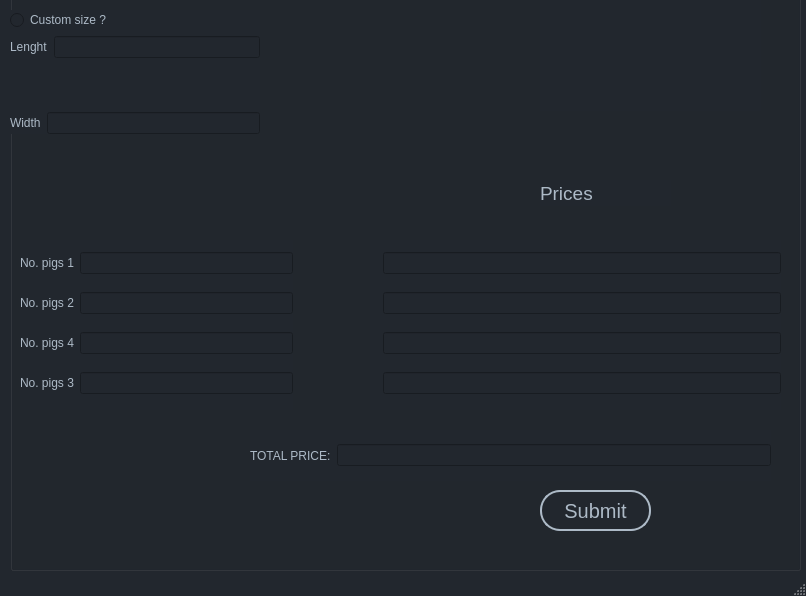
<?xml version="1.0" encoding="UTF-8"?>
<ui version="4.0">
 <class>CreateWindow</class>
 <widget class="QMainWindow" name="CreateWindow">
  <property name="geometry">
   <rect>
    <x>0</x>
    <y>0</y>
    <width>806</width>
    <height>596</height>
   </rect>
  </property>
  <property name="windowTitle">
   <string>MainWindow</string>
  </property>
  <property name="styleSheet">
   <string notr="true">QMainWindow {background: #22272E;}</string>
  </property>
  <widget class="QWidget" name="centralwidget">
   <property name="styleSheet">
    <string notr="true">QWidget { background: #22272E;}</string>
   </property>
   <widget class="QGroupBox" name="groupBox">
    <property name="geometry">
     <rect>
      <x>10</x>
      <y>-20</y>
      <width>791</width>
      <height>591</height>
     </rect>
    </property>
    <property name="title">
     <string/>
    </property>
    <widget class="QLabel" name="label_16">
     <property name="geometry">
      <rect>
       <x>530</x>
       <y>200</y>
       <width>131</width>
       <height>26</height>
      </rect>
     </property>
     <property name="font">
      <font>
       <pointsize>14</pointsize>
      </font>
     </property>
     <property name="styleSheet">
      <string notr="true">QLabel { color: #ADBAC7;}</string>
     </property>
     <property name="text">
      <string>Prices</string>
     </property>
    </widget>
    <widget class="QWidget" name="layoutWidget_5">
     <property name="geometry">
      <rect>
       <x>240</x>
       <y>450</y>
       <width>521</width>
       <height>51</height>
      </rect>
     </property>
     <layout class="QHBoxLayout" name="horizontalLayout_total_price">
      <item>
       <widget class="QLabel" name="label_17">
        <property name="styleSheet">
         <string notr="true">QLabel { color: #ADBAC7;}</string>
        </property>
        <property name="text">
         <string>TOTAL PRICE:</string>
        </property>
       </widget>
      </item>
      <item>
       <widget class="QLineEdit" name="lineEdit_total_price"/>
      </item>
     </layout>
    </widget>
    <widget class="QLabel" name="label">
     <property name="geometry">
      <rect>
       <x>530</x>
       <y>20</y>
       <width>221</width>
       <height>111</height>
      </rect>
     </property>
     <property name="text">
      <string/>
     </property>
     <property name="pixmap">
      <pixmap resource="../resources.qrc">:/assets/cute_pig_bun35.png</pixmap>
     </property>
    </widget>
    <widget class="QWidget" name="layoutWidget">
     <property name="geometry">
      <rect>
       <x>0</x>
       <y>30</y>
       <width>250</width>
       <height>124</height>
      </rect>
     </property>
     <layout class="QVBoxLayout" name="verticalLayout_Size_CORE">
      <item>
       <widget class="QRadioButton" name="radioButton">
        <property name="styleSheet">
         <string notr="true">QRadioButton { color: #ADBAC7;}</string>
        </property>
        <property name="text">
         <string>Custom size ?</string>
        </property>
       </widget>
      </item>
      <item>
       <layout class="QVBoxLayout" name="verticalLayout_sizes">
        <item>
         <layout class="QFormLayout" name="formLayout">
          <item row="0" column="0">
           <widget class="QLabel" name="label_lenght">
            <property name="styleSheet">
             <string notr="true">QLabel { color: #ADBAC7;}</string>
            </property>
            <property name="text">
             <string>Lenght</string>
            </property>
           </widget>
          </item>
          <item row="0" column="1">
           <widget class="QLineEdit" name="lineEdit_lenght"/>
          </item>
         </layout>
        </item>
        <item>
         <layout class="QHBoxLayout" name="horizontalLayout">
          <item>
           <widget class="QLabel" name="label_width">
            <property name="styleSheet">
             <string notr="true">QLabel { color: #ADBAC7;}</string>
            </property>
            <property name="text">
             <string>Width</string>
            </property>
           </widget>
          </item>
          <item>
           <widget class="QLineEdit" name="lineEdit_width"/>
          </item>
         </layout>
        </item>
       </layout>
      </item>
     </layout>
    </widget>
    <widget class="QWidget" name="layoutWidget_2">
     <property name="geometry">
      <rect>
       <x>10</x>
       <y>260</y>
       <width>273</width>
       <height>170</height>
      </rect>
     </property>
     <layout class="QVBoxLayout" name="verticalLayout_Pigs_types">
      <item>
       <layout class="QHBoxLayout" name="horizontalLayout_pig1">
        <item>
         <widget class="QLabel" name="label_3">
          <property name="styleSheet">
           <string notr="true">QLabel { color: #ADBAC7;}</string>
          </property>
          <property name="text">
           <string>No. pigs 1</string>
          </property>
         </widget>
        </item>
        <item>
         <widget class="QLineEdit" name="lineEdit_3"/>
        </item>
       </layout>
      </item>
      <item>
       <layout class="QHBoxLayout" name="horizontalLayout_pig2">
        <item>
         <widget class="QLabel" name="label_4">
          <property name="styleSheet">
           <string notr="true">QLabel { color: #ADBAC7;}</string>
          </property>
          <property name="text">
           <string>No. pigs 2</string>
          </property>
         </widget>
        </item>
        <item>
         <widget class="QLineEdit" name="lineEdit_4"/>
        </item>
       </layout>
      </item>
      <item>
       <layout class="QHBoxLayout" name="horizontalLayout_pig3">
        <item>
         <widget class="QLabel" name="label_6">
          <property name="styleSheet">
           <string notr="true">QLabel { color: #ADBAC7;}</string>
          </property>
          <property name="text">
           <string>No. pigs 4</string>
          </property>
         </widget>
        </item>
        <item>
         <widget class="QLineEdit" name="lineEdit_5"/>
        </item>
       </layout>
      </item>
      <item>
       <layout class="QHBoxLayout" name="horizontalLayout_pig4">
        <item>
         <widget class="QLabel" name="label_5">
          <property name="styleSheet">
           <string notr="true">QLabel { color: #ADBAC7;}</string>
          </property>
          <property name="text">
           <string>No. pigs 3</string>
          </property>
         </widget>
        </item>
        <item>
         <widget class="QLineEdit" name="lineEdit_6"/>
        </item>
       </layout>
      </item>
     </layout>
    </widget>
    <widget class="QWidget" name="layoutWidget_3">
     <property name="geometry">
      <rect>
       <x>360</x>
       <y>260</y>
       <width>411</width>
       <height>170</height>
      </rect>
     </property>
     <layout class="QVBoxLayout" name="verticalLayout_pig_prices">
      <item>
       <layout class="QHBoxLayout" name="horizontalLayout_pig1_price">
        <item>
         <widget class="QLabel" name="label_7">
          <property name="text">
           <string/>
          </property>
         </widget>
        </item>
        <item>
         <widget class="QLineEdit" name="lineEdit_7"/>
        </item>
       </layout>
      </item>
      <item>
       <layout class="QHBoxLayout" name="horizontalLayout_pig2_price">
        <item>
         <widget class="QLabel" name="label_11">
          <property name="text">
           <string/>
          </property>
         </widget>
        </item>
        <item>
         <widget class="QLineEdit" name="lineEdit_11"/>
        </item>
       </layout>
      </item>
      <item>
       <layout class="QHBoxLayout" name="horizontalLayout_pig3_price">
        <item>
         <widget class="QLabel" name="label_14">
          <property name="text">
           <string/>
          </property>
         </widget>
        </item>
        <item>
         <widget class="QLineEdit" name="lineEdit_14"/>
        </item>
       </layout>
      </item>
      <item>
       <layout class="QHBoxLayout" name="horizontalLayout_pig4_price">
        <item>
         <widget class="QLabel" name="label_15">
          <property name="text">
           <string/>
          </property>
         </widget>
        </item>
        <item>
         <widget class="QLineEdit" name="lineEdit_15"/>
        </item>
       </layout>
      </item>
     </layout>
    </widget>
    <widget class="QPushButton" name="pushButton">
     <property name="geometry">
      <rect>
       <x>530</x>
       <y>510</y>
       <width>111</width>
       <height>41</height>
      </rect>
     </property>
     <property name="styleSheet">
      <string notr="true">QPushButton {
       border: 2px solid #ADBAC7; border-radius: 20px; background: #22272E;
       color: #ADBAC7; font-size: 20px; padding: 10px; padding-left: 20px;
       padding-right: 20px;
} 

QPushButton:hover {
		border-color: #8598ab; 
		color: #8598ab;
}</string>
     </property>
     <property name="text">
      <string>Submit</string>
     </property>
    </widget>
   </widget>
  </widget>
  <widget class="QStatusBar" name="statusbar"/>
 </widget>
 <resources>
  <include location="../resources.qrc"/>
 </resources>
 <connections/>
</ui>
